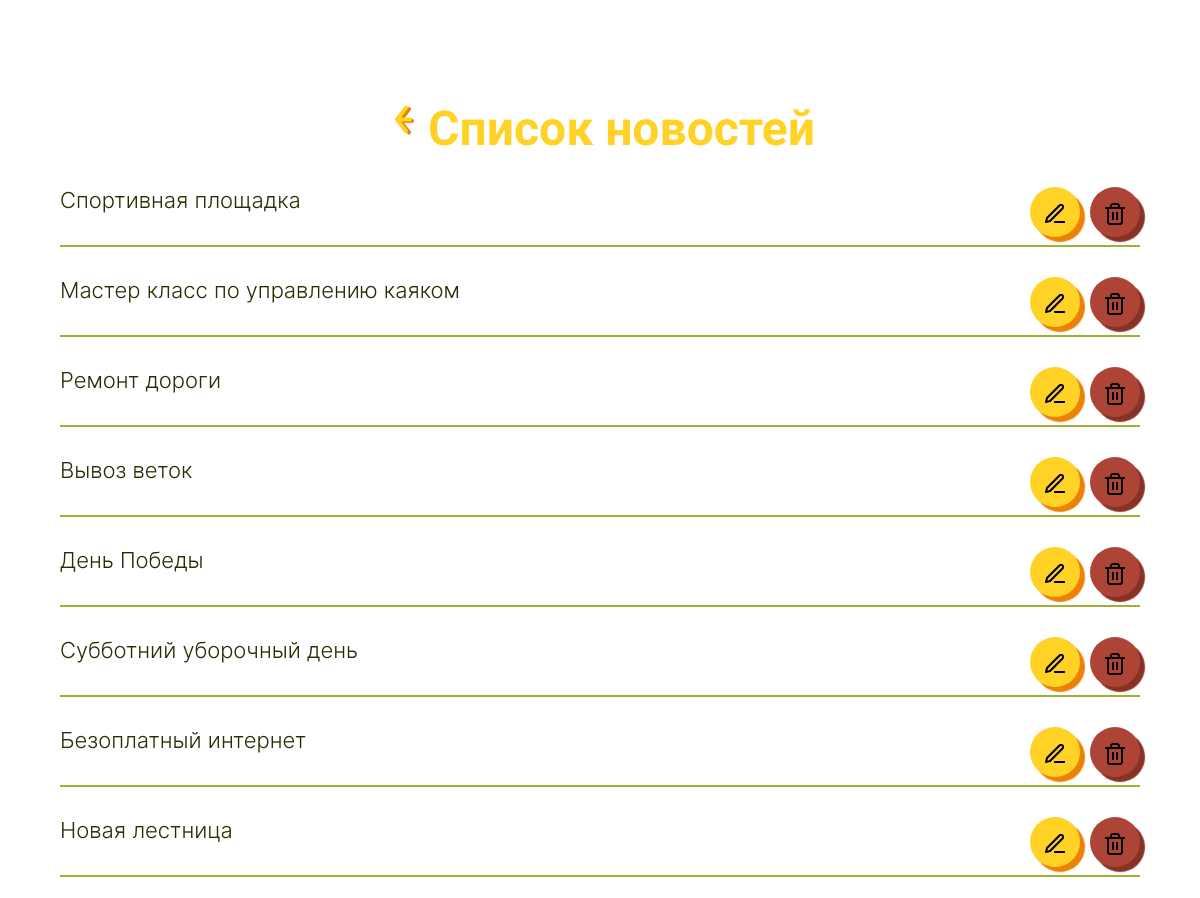
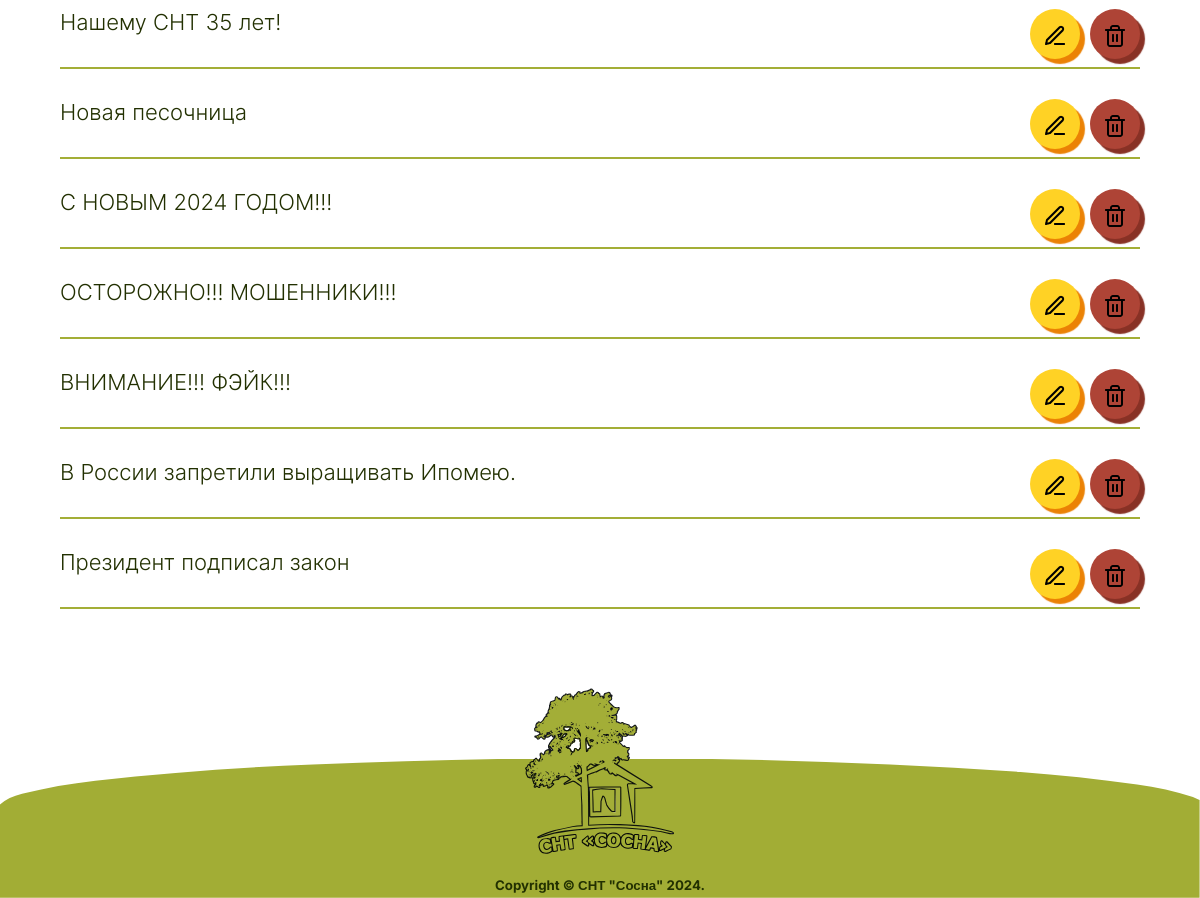
The page /pages_admin_panel/Edit_news.php on the database its author committed (2 pictures, top to bottom).
### tables this page shows
CREATE TABLE IF NOT EXISTS `events` (
  `number` int(11) NOT NULL,
  `heading` text NOT NULL,
  `description` text NOT NULL,
  `image` text NOT NULL,
  `date` date NOT NULL,
  `filter` text NOT NULL
);

### pages_admin_panel/Edit_news.php (the view, shortened to what this page needs)
<?php
require_once("../database/database.php");
?>
<!DOCTYPE html>
<html lang="ru">
<head>
    <link rel="stylesheet" href="../style/style.css">
    <link rel="stylesheet" href="../style/media.css" type="text/css">
</head>
<body>
    <main>
    <div class="header_link">
        <a href="../pages/personal_account.php"><img src="../image/iconLeft.png" alt="стрелочка"></a>
        <h2>Список новостей</h2>
    </div>
    <div class="list_contact_edit">
            <?php
            $result = $mysql->query("SELECT * FROM `events`");
            while ($data = mysqli_fetch_array($result)) {
            ?>
            <div class="list_data">
                <p><?=$data[1]?></p>
                <div class="links1">
                <a class="link_edit"><img src="../image/icons/edit.png" alt=""></a>
                <a class="link_trash"><img src="../image/icons/trash.png" alt=""></a>
                </div>
            </div>
            <?php
            } ?>
    </div>
    </main>
<?php
    require_once('../pages/footer.php');
     ?>
</body>
</html>

### style/style.css (style rules this page uses)
*, *:before, *:after { box-sizing: border-box; transition: .5s ease-in-out; }
body { margin: 0; font-family: 'Inter', sans-serif; font-size: 15px; color: #223001; }
h1, h2, h3, h4, h5, h6 { margin: 0; }
main { margin-top:100px; }
h2 { font-family: 'Ruslan Display'; color: #FFD225; font-size:48px; text-align:center; }
.header_link { display:flex; justify-content: center; }
.header_link img { margin:5px 10px 0 0; }
.list_contact_edit { width:90%; margin:0 auto; display:flex; flex-direction: column; }
.list_contact_edit .list_data { display:flex; flex-direction: row; justify-content: space-between; border-bottom:2px solid #A3AE36; height: 60px; margin-top:30px; }
.list_contact_edit .list_data p:nth-child(1) { width:50%; font-size:22px; color:#223001; }
.list_contact_edit .list_data p { width:15%; height:30px; margin:0px; padding:0px; }
.list_contact_edit .list_data img { margin:0px 10px 0 0; }
.list_contact_edit .list_data a img { margin:0 auto; display:block; margin-top:15px; }
.list_contact_edit .list_data .link_edit { background-color:#FFD225; box-shadow: 5px 5px 1px #EB8205; width:50px; height:50px; border-radius:25px; margin: 0 10px 0 0; }
.list_contact_edit .list_data .link_trash { background-color:#AE4436; box-shadow: 5px 5px 1px #883125; width:50px; height:50px; border-radius:25px; }
.list_contact_edit .list_data .links1 { display:flex; justify-content: space-around; flex-direction: row; }

### rows shown on the page
events: heading "Спортивная площадка"
events: heading "Мастер класс по управлению каяком"
events: heading "Ремонт дороги"
events: heading "Вывоз веток"
events: heading "День Победы"
events: heading "Субботний уборочный день"
events: heading "Безоплатный интернет"
events: heading "Новая лестница"
events: heading "Нашему СНТ 35 лет!"
events: heading "Новая песочница"
events: heading "С НОВЫМ 2024 ГОДОМ!!!"
events: heading "ОСТОРОЖНО!!! МОШЕННИКИ!!!"
events: heading "ВНИМАНИЕ!!! ФЭЙК!!!"
events: heading "В России запретили выращивать Ипомею."
events: heading "Президент подписал закон"
